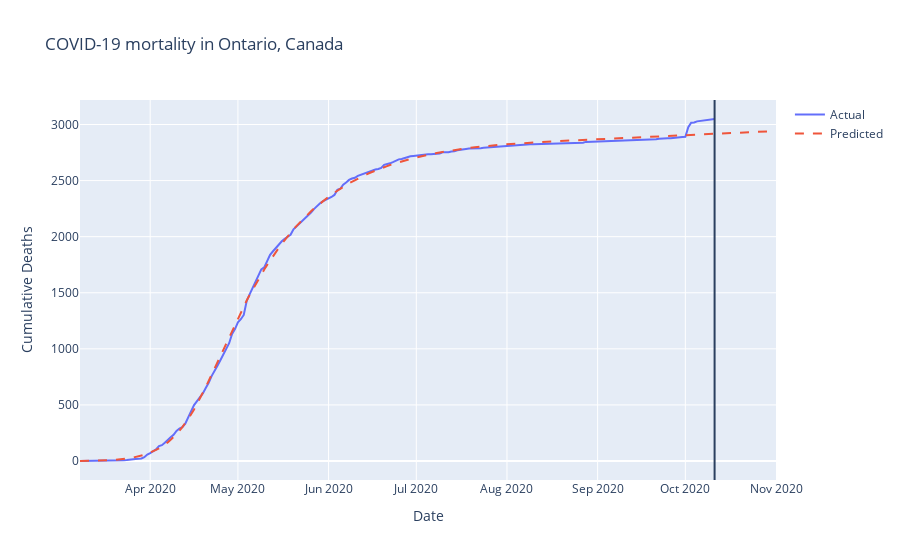

The code cell stored with this chart in its notebook:
### Code cell
# Plot results
mortality_pred["date"] = mortality_pred["date_death_report"]
plot_mortality_predictions(
    mortality_pred, title="COVID-19 mortality in Ontario, Canada"
)

### Figure 1 — Plotly figure (JSON) as saved in the notebook; plotly's stock layout.template omitted (floating-point values rounded to 4 significant figures; data arrays with more than 128 entries replaced by an {"elided": "..."} marker saying what was removed)
{"data": [{"mode": "lines", "name": "Actual", "type": "scatter", "x": {"elided": "239 str values"}, "y": {"elided": "239 int values"}}, {"line": {"dash": "dash"}, "mode": "lines", "name": "Predicted", "type": "scatter", "x": {"elided": "239 str values"}, "y": {"elided": "239 float values"}}], "layout": {"autosize": true, "shapes": [{"type": "line", "x0": "2020-10-11", "x1": "2020-10-11", "xref": "x", "y0": 0, "y1": 1, "yref": "paper"}], "title": {"text": "COVID-19 mortality in Ontario, Canada"}, "xaxis": {"autorange": true, "range": ["2020-03-08", "2020-11-01"], "title": {"text": "Date"}, "type": "date"}, "yaxis": {"autorange": true, "range": [-169.4, 3218.0], "title": {"text": "Cumulative Deaths"}, "type": "linear"}}}
